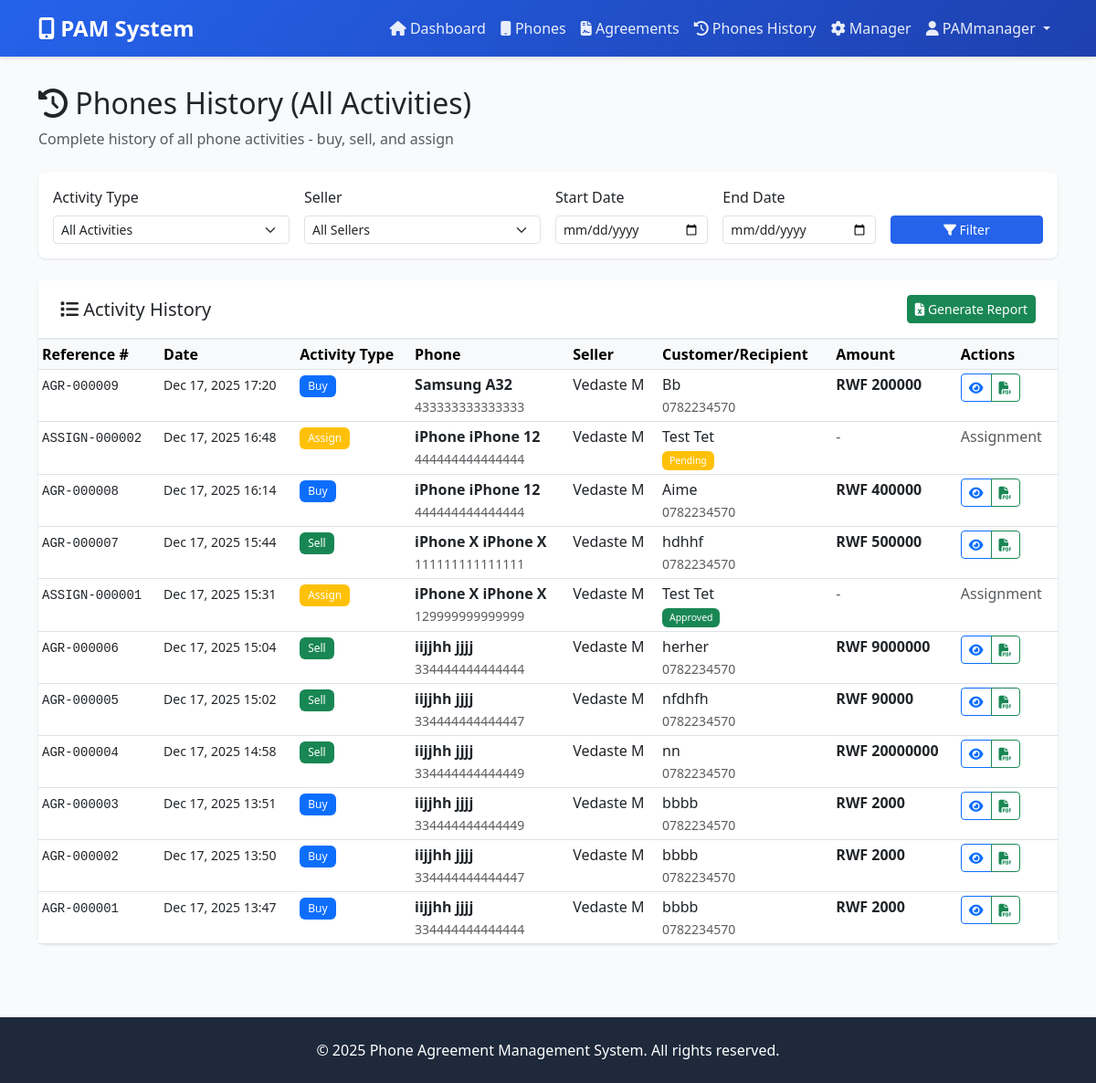
/manager/phone-history/ (signed in), run on an earlier commit of the app's database.
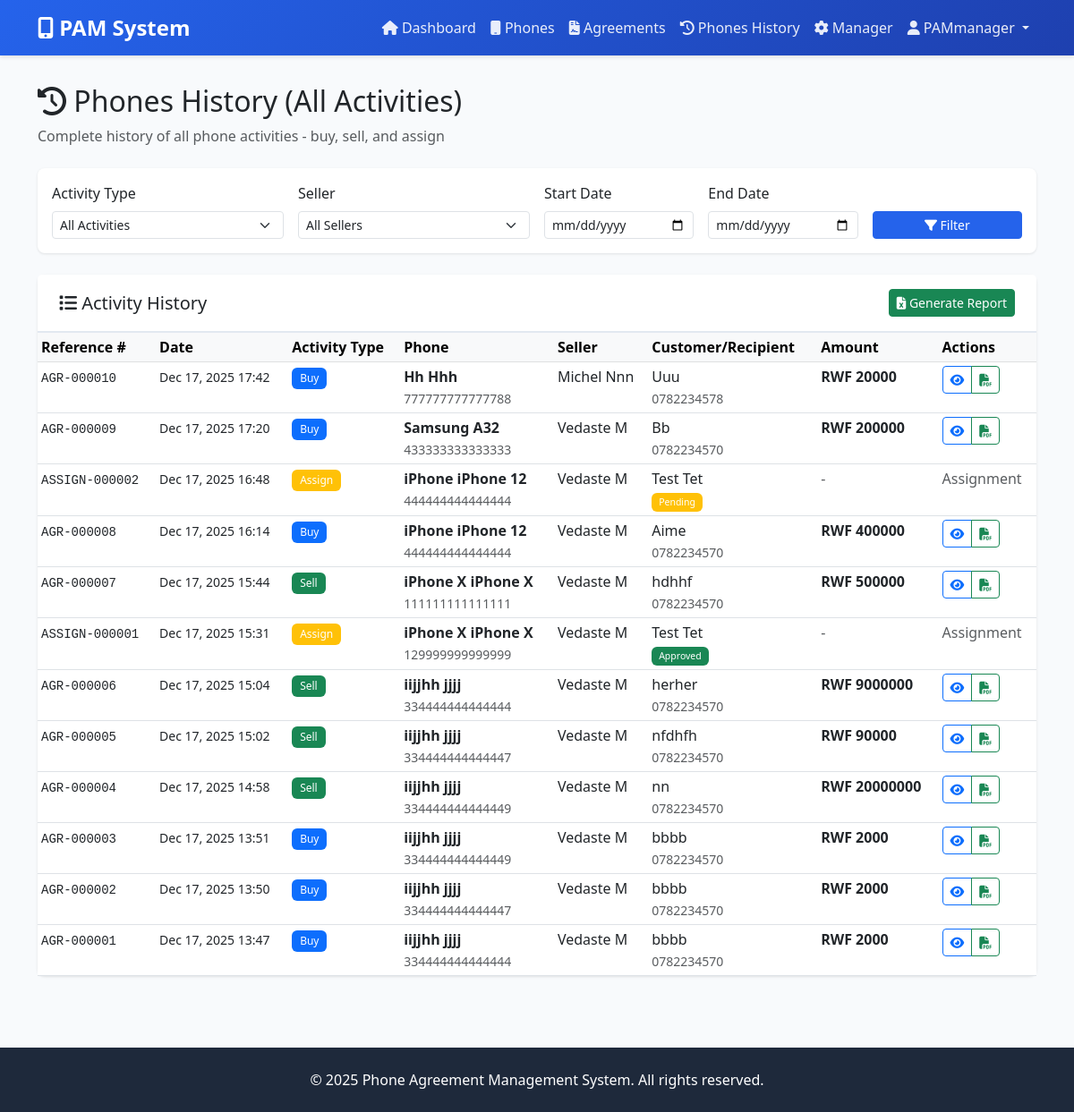
And on a later commit of the database.
### agreements/models.py (models this page shows, shortened)
class Agreement(models.Model):
    AGREEMENT_TYPE_CHOICES = [
        ('buy', 'Buy Agreement'),
        ('sell', 'Sell Agreement'),
    ]
    agreement_type = models.CharField(max_length=4, choices=AGREEMENT_TYPE_CHOICES)
    phone = models.ForeignKey(Phone, on_delete=models.CASCADE, related_name='agreements')
    seller = models.ForeignKey(
        CustomUser,
        on_delete=models.CASCADE,
        related_name='agreements',
        help_text='Seller/dealer creating this agreement'
    )
    customer_name = models.CharField(max_length=100)
    customer_national_id = models.CharField(max_length=30)
    customer_phone = models.CharField(max_length=15, help_text='Format: 07XXXXXXXX')
    customer_address = models.TextField()
    id_photo = models.ImageField(upload_to='agreements/id_photos/', blank=True, null=True)
    passport_photo = models.ImageField(upload_to='agreements/passport_photos/', blank=True, null=True)
    signature = models.TextField(blank=True, help_text='Base64 canvas signature data')
    signature_photo = models.ImageField(upload_to='agreements/signatures/', blank=True, null=True,
                                       help_text='Signature image file for PDF')
    price = models.DecimalField(max_digits=10, decimal_places=2)
    notes = models.TextField(blank=True)
    created_at = models.DateTimeField(auto_now_add=True)
    class Meta:
        verbose_name = 'Agreement'
        verbose_name_plural = 'Agreements'
        ordering = ['-created_at']
        indexes = [
            models.Index(fields=['agreement_type', 'seller']),
            models.Index(fields=['-created_at']),
        ]
    @property
    def agreement_number(self):
        return f"AGR-{str(self.id).zfill(6)}"

class Phone(models.Model):
    CONDITION_CHOICES = [
        ('new', 'New'),
        ('used', 'Used'),
        ('other', 'Other'),
    ]
    STATUS_CHOICES = [
        ('available', 'Available'),
        ('sold', 'Sold'),
        ('assigned', 'Assigned'),
    ]
    imei = models.CharField(max_length=15, unique=True, db_index=True,
                           help_text='15-digit IMEI number')
    serial_number = models.CharField(max_length=50, unique=True, db_index=True)
    brand = models.CharField(max_length=50)
    model = models.CharField(max_length=50)
    color = models.CharField(max_length=30)
    condition = models.CharField(max_length=10, choices=CONDITION_CHOICES, default='used')
    status = models.CharField(max_length=10, choices=STATUS_CHOICES, default='available')
    purchase_price = models.DecimalField(max_digits=10, decimal_places=2, null=True, blank=True)
    current_owner = models.ForeignKey(
        CustomUser,
        on_delete=models.CASCADE,
        related_name='owned_phones',
        help_text='Current owner/seller of this phone'
    )
    created_at = models.DateTimeField(auto_now_add=True)
    updated_at = models.DateTimeField(auto_now=True)
    class Meta:
        verbose_name = 'Phone'
        verbose_name_plural = 'Phones'
        ordering = ['-created_at']
        indexes = [
            models.Index(fields=['imei', 'serial_number']),
            models.Index(fields=['status', 'current_owner']),
        ]

class PhoneAssignment(models.Model):
    STATUS_CHOICES = [
        ('pending', 'Pending'),
        ('approved', 'Approved'),
        ('rejected', 'Rejected'),
    ]
    phone = models.ForeignKey(Phone, on_delete=models.CASCADE, related_name='assignments')
    from_seller = models.ForeignKey(
        CustomUser,
        on_delete=models.CASCADE,
        related_name='assignments_sent',
        help_text='Seller assigning the phone'
    )
    to_seller = models.ForeignKey(
        CustomUser,
        on_delete=models.CASCADE,
        related_name='assignments_received',
        help_text='Seller receiving the phone'
    )
    status = models.CharField(max_length=10, choices=STATUS_CHOICES, default='pending')
    message = models.TextField(blank=True, help_text='Optional message for the recipient')
    created_at = models.DateTimeField(auto_now_add=True)
    updated_at = models.DateTimeField(auto_now=True)
    class Meta:
        verbose_name = 'Phone Assignment'
        verbose_name_plural = 'Phone Assignments'
        ordering = ['-created_at']
        indexes = [
            models.Index(fields=['status', 'to_seller']),
            models.Index(fields=['-created_at']),
        ]

### accounts/models.py (models this page shows, shortened)
class CustomUser(AbstractUser):
    ROLE_CHOICES = [
        ('seller', 'Seller'),
        ('manager', 'Manager'),
    ]
    role = models.CharField(max_length=10, choices=ROLE_CHOICES, blank=True, null=True,
                           help_text='Role for regular users. Superusers do not need a role.')
    phone_number = models.CharField(max_length=15, blank=True, help_text='Format: 07XXXXXXXX')
    address = models.TextField(blank=True)
    signature = models.ImageField(upload_to='signatures/', blank=True, null=True,
                                  help_text='Profile signature for agreements')
    national_id = models.CharField(max_length=30, blank=True)
    is_suspended = models.BooleanField(default=False, help_text='Account suspension status')
    suspended_at = models.DateTimeField(null=True, blank=True)
    suspended_reason = models.TextField(blank=True, help_text='Reason for suspension')
    suspended_by = models.ForeignKey(
        'self',
        null=True,
        blank=True,
        on_delete=models.SET_NULL,
        related_name='suspended_users',
        help_text='Manager who suspended this user'
    )
    class Meta:
        verbose_name = 'User'
        verbose_name_plural = 'Users'
        ordering = ['-date_joined']
    def is_manager(self):
        return self.role == 'manager'

### accounts/views.py (the view, shortened to what this page needs)
# urls.py: path('manager/phone-history/', views.phone_history_view, name='phone_history'),
@login_required
def phone_history_view(request):
    if not (request.user.is_manager() or request.user.is_superuser):
        messages.error(request, 'Access denied. Manager privileges required.')
        return redirect('home')
    activity_type = request.GET.get('activity_type', '')
    seller_id = request.GET.get('seller', '')
    start_date = request.GET.get('start_date', '')
    end_date = request.GET.get('end_date', '')
    from agreements.models import PhoneAssignment
    from itertools import chain
    agreements = Agreement.objects.all().select_related('seller', 'phone')
    assignments = PhoneAssignment.objects.all().select_related('from_seller', 'to_seller', 'phone')
    if activity_type == 'buy':
        agreements = agreements.filter(agreement_type='buy')
        assignments = PhoneAssignment.objects.none()
    elif activity_type == 'sell':
        agreements = agreements.filter(agreement_type='sell')
        assignments = PhoneAssignment.objects.none()
    elif activity_type == 'assign':
        agreements = Agreement.objects.none()
    if seller_id:
        agreements = agreements.filter(seller_id=seller_id)
        assignments = assignments.filter(Q(from_seller_id=seller_id) | Q(to_seller_id=seller_id))
    all_activities = sorted(
        chain(agreements, assignments),
        key=lambda x: x.created_at,
        reverse=True
    )
    paginator = Paginator(all_activities, 20)
    page_number = request.GET.get('page')
    page_obj = paginator.get_page(page_number)
    sellers = CustomUser.objects.filter(role='seller', is_suspended=False).order_by('first_name', 'last_name')
    context = {
        'all_activities': page_obj,
        'is_paginated': page_obj.has_other_pages(),
        'page_obj': page_obj,
        'sellers': sellers,
    }
    return render(request, 'accounts/phone_history.html', context)

### templates/accounts/phone_history.html (shortened to what the changed rows need)
{% extends 'base.html' %}
{% block content %}
<div class="mb-4">
    <h2><i class="fas fa-history"></i> Phones History (All Activities)</h2>
</div>
<div class="card">
    <div class="table-responsive">
        <table class="table table-hover table-sm mb-0">
            <thead class="table-light">
                <tr>
                    <th>Reference #</th>
                    <th>Date</th>
                    <th>Activity Type</th>
                    <th>Phone</th>
                    <th>Seller</th>
                    <th>Customer/Recipient</th>
                    <th>Amount</th>
                    <th>Actions</th>
                </tr>
            </thead>
            <tbody>
                {% for activity in all_activities %}
                <tr>
                    <td>
                        <small class="font-monospace">
                            {% if activity.agreement_number %}
                                {{ activity.agreement_number }}
                            {% else %}
                                ASSIGN-{{ activity.id|stringformat:"06d" }}
                            {% endif %}
                        </small>
                    </td>
                    <td><small>{{ activity.created_at|date:"M d, Y H:i" }}</small></td>
                    <td>
                        {% if activity.agreement_type == 'buy' %}
                            <span class="badge bg-primary">Buy</span>
                        {% elif activity.agreement_type == 'sell' %}
                            <span class="badge bg-success">Sell</span>
                        {% else %}
                            <span class="badge bg-warning">Assign</span>
                        {% endif %}
                    </td>
                    <td>
                        <strong>{{ activity.phone.brand }} {{ activity.phone.model }}</strong><br>
                        <small class="text-muted">{{ activity.phone.imei }}</small>
                    </td>
                    <td>
                        {% if activity.seller %}
                            {{ activity.seller.get_full_name }}
                        {% else %}
                            {{ activity.from_seller.get_full_name }}
                        {% endif %}
                    </td>
                    <td>
                        {% if activity.customer_name %}
                            {{ activity.customer_name }}<br>
                            <small class="text-muted">{{ activity.customer_phone }}</small>
                        {% else %}
                            {{ activity.to_seller.get_full_name }}<br>
                            <small class="text-muted">
                                <span class="badge bg-{% if activity.status == 'approved' %}success{% elif activity.status == 'rejected' %}danger{% else %}warning{% endif %}">
                                    {{ activity.get_status_display }}
                                </span>
                            </small>
                        {% endif %}
                    </td>
                    <td>
                        {% if activity.price %}
                            <strong>RWF {{ activity.price|floatformat:0 }}</strong>
                        {% else %}
                            <span class="text-muted">-</span>
                        {% endif %}
                    </td>
                    <td>
                        {% if activity.agreement_number %}
                        <div class="btn-group btn-group-sm">
                            <a href="{% url 'agreement_detail' activity.pk %}"
                               class="btn btn-outline-primary btn-sm"
                               title="View Agreement">
                                <i class="fas fa-eye"></i>
                            </a>
                            <a href="{% url 'agreement_pdf' activity.pk %}"
                               class="btn btn-outline-success btn-sm"
                               title="Download PDF"
                               download>
                                <i class="fas fa-file-pdf"></i>
                            </a>
                        </div>
                        {% else %}
                        <span class="text-muted">Assignment</span>
                        {% endif %}
                    </td>
                </tr>
                {% endfor %}
            </tbody>
        </table>
    </div>
</div>
{% endblock %}

What changed in the data, as far as the page shows it:
added Agreement: agreement_number "AGR-000010", created_at "Dec 17, 2025 17:42", agreement_type "Buy", phone.brand "Hh", phone.model "Hhh", phone.imei "777777777777788", seller.get_full_name "Michel Nnn", customer_name "Uuu", customer_phone "0782234578", price "20000"
